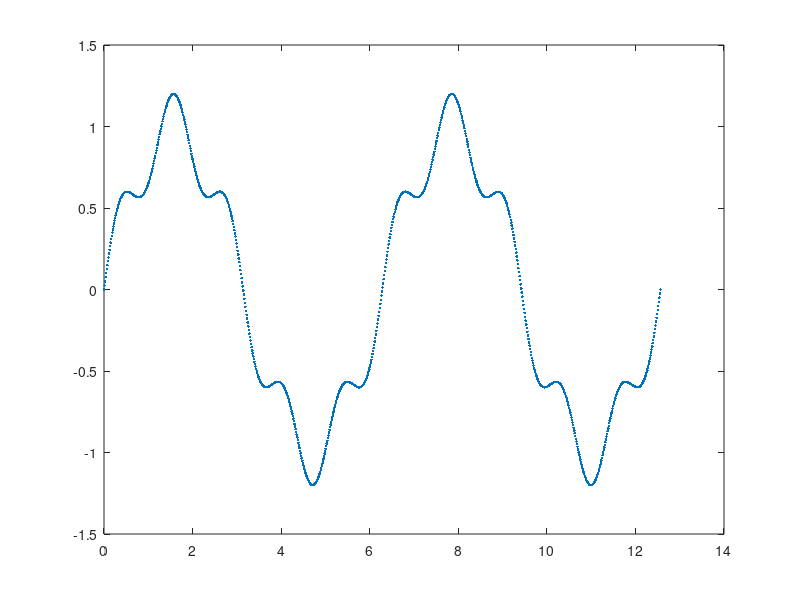

MATLAB code to generate this figure: (Note: this script raises an error after producing the figure.)
%test of dft
t = linspace(0, 4*pi, 1e3);
fx = sin(t) + 1/5 * sin(5*t);
plot(t, fx, '.')
hold on
fy = dft_func(fx);
n = 3;
filter_y = [fy(1:n) zeros(1, 1e3-2*n), fy(1e3-n+1 : 1e3)];
x = ifft(filter_y);
plot(t, x);
title('Filter of sin(x)+sin(5x) using DFT')
legend('sin(5x)+sin(x)','sin(x)');